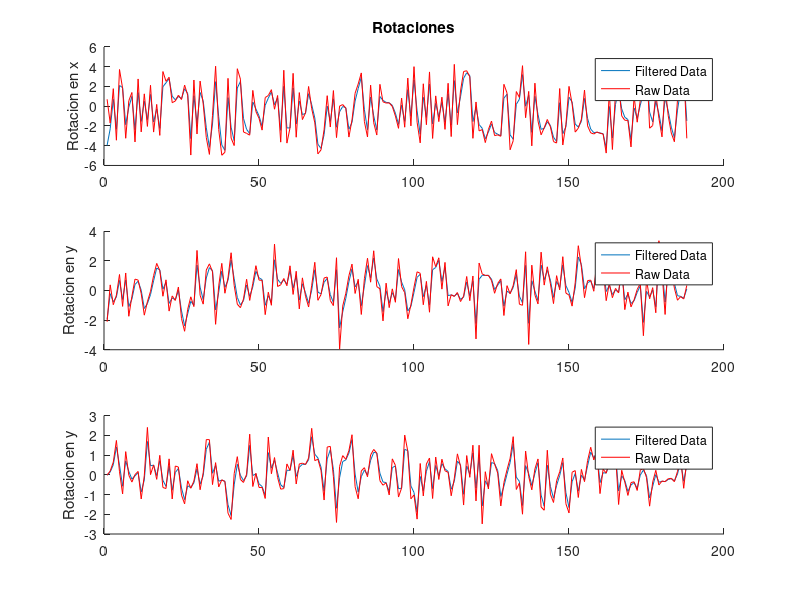
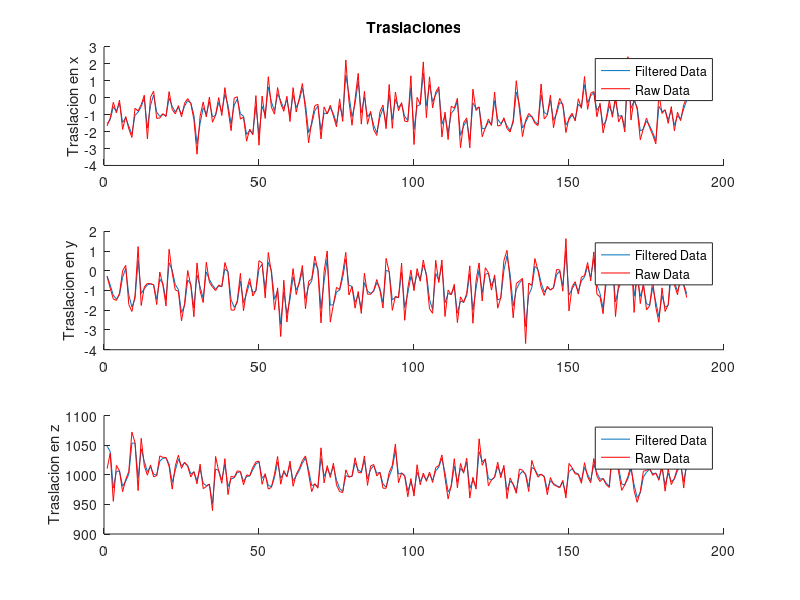

These charts were generated, in order, by the following MATLAB code:
% poses=load('poses.txt');
poses=load('poses_coplanar_scale0.8.txt');
[LEN, DIM]=size(poses);
posesNoise=poses+randn(LEN,DIM);
y=zeros(LEN,DIM);
k=1;
goodPoses=zeros(LEN,DIM);
for i=2:LEN
    if poses(i,1)>0
        goodPoses(k,:)=  poses(i,:);
        k=k+1;
        %     else
        %         poses(i,:)=poses(i-1,:)*2;
    end
end

A=eye(6);
H=eye(6);
% R = [0.35 0 0 0 0 0; 0 0.14 0 0 0 0; 0 0 0.04 0 0 0; 0 0 0 0.18 0 0; 0 0 0 0 0.18 0; 0 0 0 0 0 18];
Q = 2*eye(6);
R = eye(6);
x_est = [-60 0 0 0 0 1500]' ;          % x_est=[x,y,Vx,Vy,Ax,Ay]'
p_est = 10*eye(6);
for n=1:LEN                     % Output in the loop
    
    
    x_prd = A * x_est;
    p_prd = A * p_est * A' + Q;
    S = H * p_prd' * H' + R;
    B = H * p_prd';
    klm_gain = (S \ B)';
    x_est = x_prd + klm_gain * (posesNoise(n,:)' - H * x_prd);
    p_est = p_prd - klm_gain * H * p_prd;
    y(n,:) = H * x_est;
end


% % w=randn(301,3);
% % v=randn(301,3);
% % W=mean(w*w');
% % V=mean(v*v');
% % P=mean(w*v');
%    Copyright 2010 The MathWorks, Inc.
% function y=kalman_loop(z)
% % Call Kalman estimator in the loop for large data set testing
% %#codegen
% [DIM, LEN]=size(z);
% y=zeros(DIM,LEN);           % Initialize output
% for n=1:LEN                     % Output in the loop
%     y(:,n)=kalmanfilter(z(:,n));
% end;
close all
subplot(3,1,1)
title('Rotaciones')
hold on
plot(y(:,1))
plot(posesNoise(:,1),'-r')
ylabel('Rotacion en x')
legend('Filtered Data','Raw Data')
hold off
subplot(3,1,2)
hold on
plot(y(:,2))
plot(posesNoise(:,2),'-r')
ylabel('Rotacion en y')
legend('Filtered Data','Raw Data')
hold off
subplot(3,1,3)
hold on
plot(y(:,3))
plot(posesNoise(:,3),'-r')
ylabel('Rotacion en y')
legend('Filtered Data','Raw Data')
hold off

figure
subplot(3,1,1)
title('Traslaciones')
hold on
plot(y(:,4))
plot(posesNoise(:,4),'-r')
ylabel('Traslacion en x')
legend('Filtered Data','Raw Data')
hold off
subplot(3,1,2)
hold on
plot(y(:,5))
plot(posesNoise(:,5),'-r')
ylabel('Traslacion en y')
legend('Filtered Data','Raw Data')
hold off
subplot(3,1,3)
hold on
plot(y(:,6))
plot(posesNoise(:,6),'-r')
ylabel('Traslacion en z')
legend('Filtered Data','Raw Data')
hold off
